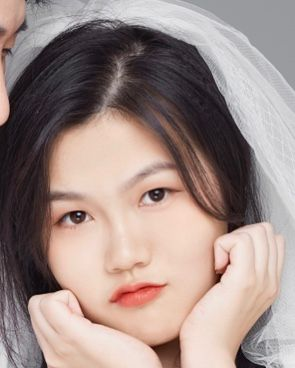
#> input picture Project/陈雨晴/face_dataset/Cheng.jpg, 295 x 368 px, given in place of the camera
$ python main.py
#> lines starting #> are read from the running program, lines starting #| are printed output that depends on the picture; pictures that were not available may be replaced by others from this repository, and a replacement may not be noted
# -*- coding: UTF-8 -*-
import cv2
import numpy as np
import face_recognition
import os
path = "/Users/chenyuqing/Desktop/face_image"  # 模型数据图片目录
cap = cv2.VideoCapture(0)
total_image_name = []
total_face_encoding = []
for fn in os.listdir(path):  #fn 表示的是文件名q
    print(path + "/" + fn)
    total_face_encoding.append(
        face_recognition.face_encodings(
            face_recognition.load_image_file(path + "/" + fn))[0])
#> (this line was passed over: face_recognition is not available in this run)
    fn = fn[:(len(fn) - 4)]  #截取图片名（这里应该把images文件中的图片名命名为为人物名）
    total_image_name.append(fn)  #图片名字列表
#读取视频流
cap = cv2.VideoCapture(0)
firstFrame = None
countflag = 0
#设置视频参数
#cap.set(3, 480)
def discern(img):
    pathf = '/Users/chenyuqing/opencv/data/haarcascades/haarcascade_frontalface_default.xml'
    gray = cv2.cvtColor(img, cv2.COLOR_BGR2GRAY)
    face_cascade = cv2.CascadeClassifier(pathf)
    faceRects = face_cascade.detectMultiScale(gray, scaleFactor=1.2, minNeighbors=3, minSize=(50, 50))
    if len(faceRects):
        #for faceRect in faceRects:
            #x, y, w, h = faceRect
            #cv2.rectangle(img, (x, y), (x + h, y + w), (0, 255, 0), 2)  # 框出人脸
        face_locations = face_recognition.face_locations(frame)
        face_encodings = face_recognition.face_encodings(frame, face_locations)
        # 在这个视频帧中循环遍历每个人脸
        for (top, right, bottom, left), face_encoding in zip(
                face_locations, face_encodings):
            # 看看面部是否与已知人脸相匹配。
            for i, v in enumerate(total_face_encoding):
                match = face_recognition.compare_faces(
                    [v], face_encoding, tolerance=0.75)
                name = "Unknown"
                color = (0, 0, 255)
                if match[0]:
                    name = total_image_name[i]
                    color = (0, 255, 0)
                    break
            # 画出一个框，框住脸

            cv2.rectangle(frame, (left, top), (right, bottom), color, 2)
            # 画出一个带名字的标签，放在框下
            cv2.rectangle(frame, (left, bottom - 35), (right, bottom), color,cv2.FILLED)
            font = cv2.FONT_HERSHEY_DUPLEX
            cv2.putText(frame, name, (left + 6, bottom - 6), font, 1.0,
                        (255, 255, 255), 1)
        # 显示结果图像
        cv2.imshow('Video', frame)


    #cv2.imshow("Image", img)


if cap.isOpened():
    while(True):
        countflag += 1
        ret, frame = cap.read()
#> frame is the input picture: shape (368, 295, 3); mean B, G, R 135.5, 140.5, 158.9
        #没有抓到第一帧那么说明到了视频结尾
        if not ret:
            break
        #调整帧的大小，转换为灰度图像进行高斯模糊
        framev = cv2.resize(frame, (640, 360))
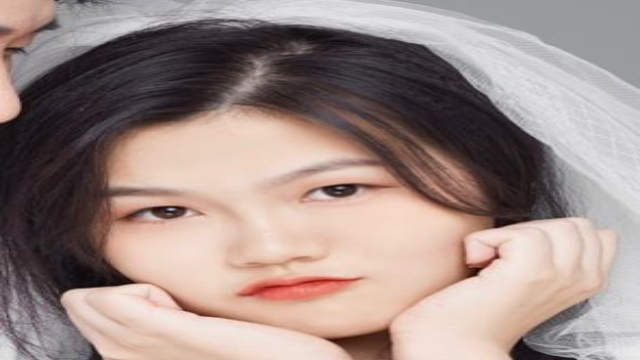
#> framev: shape (360, 640, 3); mean B, G, R 135.4, 140.4, 158.8
        frame = cv2.resize(frame, (640, 360), interpolation=cv2.INTER_CUBIC)
#> frame: shape (360, 640, 3)
        gray = cv2.cvtColor(frame, cv2.COLOR_BGR2GRAY)
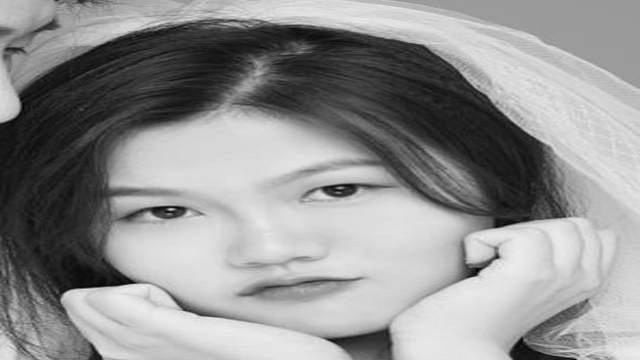
#> gray: shape (360, 640); min 3, max 237, mean 145.4
        gray = cv2.GaussianBlur(gray, (21, 21), 0)
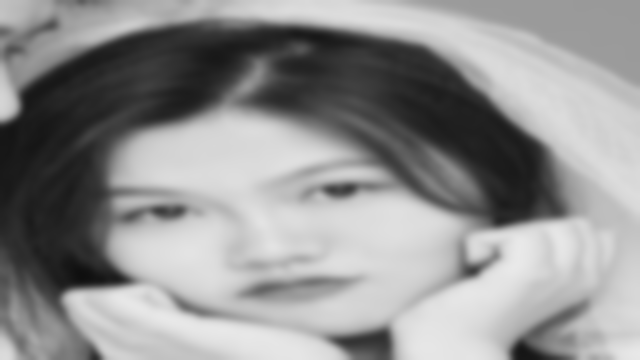
#> gray: shape (360, 640); min 15, max 233, mean 145.4
        #如果第一帧是None， 对其初始化
        if firstFrame is None:
            firstFrame = gray
            continue
        #计算当前帧与第一帧的不同
        frameDelta = cv2.absdiff(firstFrame, gray)
        thresh = cv2.threshold(frameDelta, 25, 255, cv2.THRESH_BINARY)[1]
        #扩展阀值图像填充孔洞
        thresh = cv2.dilate(thresh, None, iterations=3)
        contours, hierarchy = cv2.findContours(thresh.copy(), cv2.RETR_EXTERNAL, cv2.CHAIN_APPROX_SIMPLE)
        #遍历轮廓
        flag = 1
        for contour in contours:
            if cv2.contourArea(contour) < 1000: #面积阈值
                continue
            #计算最小外接矩形
            x, y, w, h = cv2.boundingRect(contour)
            cv2.rectangle(frame, (x, y), (x + w, y + h), (0, 255, 0), 2)
            if(flag):
                flag = 0
                discern(framev)

        cv2.putText(frame, "F{}".format(frame), (20, 30), cv2.FONT_HERSHEY_SIMPLEX, 1, (0, 0, 255), 2)

        cv2.imshow('frame_with_result', frame)
        cv2.imshow('thresh', thresh)
        cv2.imshow('frameDiff', frameDelta)
        if(countflag == 50):
            countflag = 0
            firstFrame = gray
        #处理按键效果
        key = cv2.waitKey(60) & 0xff
        if key == 27:
            break
        elif key == ord(' '):
            cv2.waitKey(0)

    cap.release()
cv2.destroyAllWindows()
